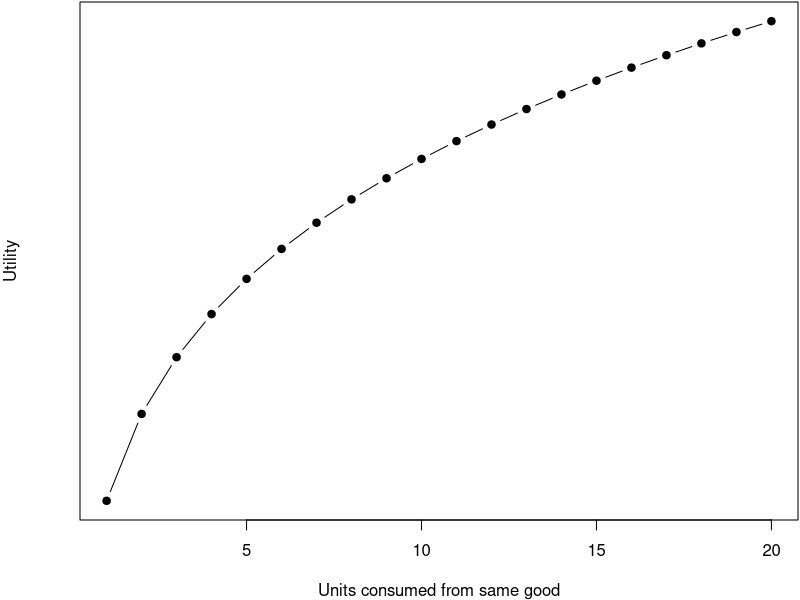

The R source for this figure: (Note: this script raises an error after producing the figure.)
## ---- chunk 1
par(mar = c(4, 4, 0.1, 0.1))
x <- seq(1, 20, 1)
y <- x^(0.2)
plot(x, y, pch = 19, type = "b", xlab="Units consumed from same good", ylab="Utility", yaxt='n')
## ---- chunk 2
knitr::include_graphics("./figures/popper.jpeg")
